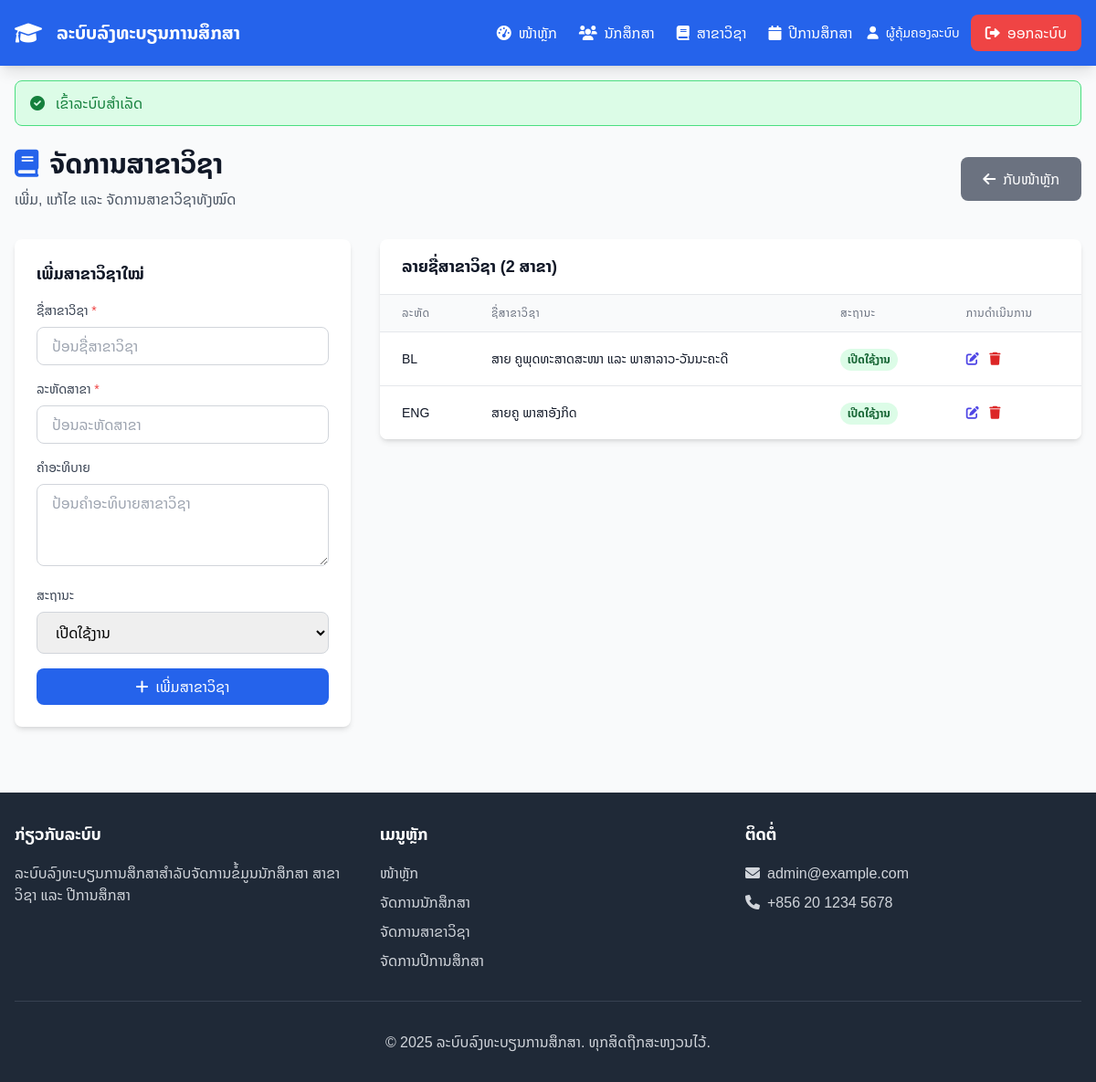
The page /views/majors/ (signed in) on the database its author committed.
### tables this page shows
CREATE TABLE `majors` (
  `id` int(11) NOT NULL,
  `name` varchar(100) NOT NULL,
  `code` varchar(10) DEFAULT NULL,
  `description` text DEFAULT NULL,
  `status` enum('active','inactive') NOT NULL DEFAULT 'active'
);

### controllers/AuthController.php (called while the page is built, shortened)
<?php
require_once __DIR__ . '/../config/database.php';
class AuthController {
    public static function isLoggedIn() {
        return isset($_SESSION['user_id']);
    }
    public static function isAdmin() {
        return isset($_SESSION['role']) && $_SESSION['role'] === 'admin';
    }
}
?>

### controllers/MajorController.php (called while the page is built, shortened)
<?php
require_once __DIR__ . '/../models/Major.php';
require_once __DIR__ . '/../config/database.php';
require_once __DIR__ . '/AuthController.php';
class MajorController {
    private $major;
    public function __construct() {
        $database = new Database();
        $this->db = $database->getConnection();
        $this->major = new Major($this->db);
    }
    public function getAll() {
        return $this->major->readAll();
    }
}
?>

### config/database.php (called while the page is built, shortened)
<?php
class Database {
    private $host = 'localhost';
    private $db_name = 'register-learning';
    private $username = 'root';
    private $password = '';
    public function getConnection() {
        $this->conn = null;
        try {
            $this->conn = new PDO(
                "mysql:host=" . $this->host . ";dbname=" . $this->db_name . ";charset=utf8",
                $this->username,
                $this->password,
                [
                    PDO::ATTR_ERRMODE => PDO::ERRMODE_EXCEPTION,
                    PDO::ATTR_DEFAULT_FETCH_MODE => PDO::FETCH_ASSOC,
                    PDO::ATTR_EMULATE_PREPARES => false
                ]
            );
        } catch(PDOException $exception) {
            die("ເກີດຂໍ້ຜິດພາດໃນການເຊື່ອມຕໍ່ຖານຂໍ້ມູນ: " . $exception->getMessage());
        }
        return $this->conn;
    }
}
?>

### models/Major.php (called while the page is built, shortened)
<?php
require_once __DIR__ . '/../config/database.php';
class Major {
    private $conn;
    private $table_name = "majors";
    public function __construct($db) {
        $this->conn = $db;
    }
    public function readAll() {
        $query = "SELECT * FROM " . $this->table_name . " ORDER BY name ASC";
        $stmt = $this->conn->prepare($query);
        $stmt->execute();
        return $stmt->fetchAll();
    }
}
?>

### views/majors/index.php (the view, shortened to what this page needs)
<?php
require_once __DIR__ . '/../../controllers/MajorController.php';
$majorController = new MajorController();
$majors = $majorController->getAll();
$edit_major = null;
include __DIR__ . '/../includes/header.php';
?>
<div class="flex flex-col md:flex-row md:items-center md:justify-between mb-8">
    <div>
        <h1 class="text-3xl font-bold text-gray-900 mb-2">
            <i class="fas fa-book mr-3 text-blue-600"></i>ຈັດການສາຂາວິຊາ
        </h1>
        <p class="text-gray-600">ເພີ່ມ, ແກ້ໄຂ ແລະ ຈັດການສາຂາວິຊາທັງໝົດ</p>
    </div>
    <div class="mt-4 md:mt-0">
        <a href="../dashboard.php" class="bg-gray-500 hover:bg-gray-600 text-white px-6 py-3 rounded-lg transition duration-200 inline-flex items-center">
            <i class="fas fa-arrow-left mr-2"></i>ກັບໜ້າຫຼັກ
        </a>
    </div>
</div>
<div class="grid grid-cols-1 lg:grid-cols-3 gap-8">
    <div class="lg:col-span-1">
        <div class="bg-white rounded-lg shadow-md p-6">
            <h2 class="text-lg font-semibold text-gray-900 mb-4">
                <?php echo $edit_major ? 'ແກ້ໄຂສາຂາວິຊາ' : 'ເພີ່ມສາຂາວິຊາໃໝ່'; ?>
            </h2>
            <form method="POST" class="space-y-4">
                <div>
                    <label for="name" class="block text-sm font-medium text-gray-700 mb-2">
                        ຊື່ສາຂາວິຊາ <span class="text-red-500">*</span>
                    </label>
                    <input type="text"
                           id="name"
                           name="name"
                           required
                           value="<?php echo htmlspecialchars($_POST['name'] ?? ($edit_major ? $edit_major->name : '')); ?>"
                           class="w-full px-4 py-2 border border-gray-300 rounded-lg focus:outline-none focus:ring-2 focus:ring-blue-500"
                           placeholder="ປ້ອນຊື່ສາຂາວິຊາ">
                </div>
                <div>
                    <label for="code" class="block text-sm font-medium text-gray-700 mb-2">
                        ລະຫັດສາຂາ <span class="text-red-500">*</span>
                    </label>
                    <input type="text"
                           id="code"
                           name="code"
                           required
                           value="<?php echo htmlspecialchars($_POST['code'] ?? ($edit_major ? $edit_major->code : '')); ?>"
                           class="w-full px-4 py-2 border border-gray-300 rounded-lg focus:outline-none focus:ring-2 focus:ring-blue-500"
                           placeholder="ປ້ອນລະຫັດສາຂາ">
                </div>
                <div>
                    <label for="description" class="block text-sm font-medium text-gray-700 mb-2">
                        ຄໍາອະທິບາຍ
                    </label>
                    <textarea id="description"
                              name="description"
                              rows="3"
                              class="w-full px-4 py-2 border border-gray-300 rounded-lg focus:outline-none focus:ring-2 focus:ring-blue-500"
                              placeholder="ປ້ອນຄໍາອະທິບາຍສາຂາວິຊາ"><?php echo htmlspecialchars($_POST['description'] ?? ($edit_major ? $edit_major->description : '')); ?></textarea>
                </div>
                <div>
                    <label for="status" class="block text-sm font-medium text-gray-700 mb-2">
                        ສະຖານະ
                    </label>
                    <select id="status"
                            name="status"
                            class="w-full px-4 py-2 border border-gray-300 rounded-lg focus:outline-none focus:ring-2 focus:ring-blue-500">
                        <?php
                        $selected_status = $_POST['status'] ?? ($edit_major ? $edit_major->status : 'active');
                        ?>
                        <option value="active" <?php echo $selected_status === 'active' ? 'selected' : ''; ?>>ເປີດໃຊ້ງານ</option>
                    </select>
                </div>
                <div class="flex items-center space-x-4">
                    <?php if ($edit_major): ?>
                    <button type="submit" class="flex-1 bg-blue-600 hover:bg-blue-700 text-white py-2 px-4 rounded-lg transition duration-200">
                        <i class="fas fa-save mr-2"></i>ອັບເດດ
                    </button>
                    <a href="index.php" class="flex-1 bg-gray-500 hover:bg-gray-600 text-white py-2 px-4 rounded-lg transition duration-200 text-center">
                        ຍົກເລີກ
                    </a>
                    <?php else: ?>
                    <button type="submit" class="w-full bg-blue-600 hover:bg-blue-700 text-white py-2 px-4 rounded-lg transition duration-200">
                        <i class="fas fa-plus mr-2"></i>ເພີ່ມສາຂາວິຊາ
                    </button>
                    <?php endif; ?>
                </div>
            </form>
        </div>
    </div>
    <div class="lg:col-span-2">
        <div class="bg-white rounded-lg shadow-md overflow-hidden">
            <div class="px-6 py-4 border-b border-gray-200">
                <h2 class="text-lg font-semibold text-gray-900">
                    ລາຍຊື່ສາຂາວິຊາ (<?php echo count($majors); ?> ສາຂາ)
                </h2>
            </div>
            <?php if (empty($majors)): ?>
            <div class="p-8 text-center">
                <i class="fas fa-book text-4xl text-gray-400 mb-4"></i>
                <p class="text-gray-500 text-lg">ຍັງບໍ່ມີສາຂາວິຊາໃນລະບົບ</p>
                <p class="text-gray-400 mt-2">ເພີ່ມສາຂາວິຊາໃໝ່ໂດຍໃຊ້ຟອມດ້ານຊ້າຍ</p>
            </div>
            <?php else: ?>
            <div class="overflow-x-auto">
                <table class="min-w-full divide-y divide-gray-200">
                    <thead class="bg-gray-50">
                        <tr>
                            <th class="px-6 py-3 text-left text-xs font-medium text-gray-500 uppercase tracking-wider">ລະຫັດ</th>
                            <th class="px-6 py-3 text-left text-xs font-medium text-gray-500 uppercase tracking-wider">ຊື່ສາຂາວິຊາ</th>
                            <th class="px-6 py-3 text-left text-xs font-medium text-gray-500 uppercase tracking-wider">ສະຖານະ</th>
                            <th class="px-6 py-3 text-left text-xs font-medium text-gray-500 uppercase tracking-wider">ການດໍາເນີນການ</th>
                        </tr>
                    </thead>
                    <tbody class="bg-white divide-y divide-gray-200">
                        <?php foreach ($majors as $major): ?>
                        <tr class="hover:bg-gray-50">
                            <td class="px-6 py-4 whitespace-nowrap text-sm font-medium text-gray-900">
                                <?php echo htmlspecialchars($major['code']); ?>
                            </td>
                            <td class="px-6 py-4 whitespace-nowrap">
                                <div class="text-sm font-medium text-gray-900">
                                    <?php echo htmlspecialchars($major['name']); ?>
                                </div>
                            </td>
                            <td class="px-6 py-4 whitespace-nowrap">
                                <span class="inline-flex px-2 py-1 text-xs font-semibold rounded-full <?php echo $major['status'] === 'active' ? 'bg-green-100 text-green-800' : 'bg-red-100 text-red-800'; ?>">
                                    <?php echo $major['status'] === 'active' ? 'ເປີດໃຊ້ງານ' : 'ປິດໃຊ້ງານ'; ?>
                                </span>
                            </td>
                            <td class="px-6 py-4 whitespace-nowrap text-sm font-medium space-x-2">
                                <a href="?edit=<?php echo $major['id']; ?>"
                                   class="text-indigo-600 hover:text-indigo-900" title="ແກ້ໄຂ">
                                    <i class="fas fa-edit"></i>
                                </a>
                                <a href="?delete=<?php echo $major['id']; ?>"
                                   class="text-red-600 hover:text-red-900" title="ລົບ"
                                   onclick="return confirmDelete('ທ່ານຕ້ອງການລົບສາຂາວິຊາ <?php echo htmlspecialchars($major['name']); ?> ແທ້ບໍ?')">
                                    <i class="fas fa-trash"></i>
                                </a>
                            </td>
                        </tr>
                        <?php endforeach; ?>
                    </tbody>
                </table>
            </div>
            <?php endif; ?>
        </div>
    </div>
</div>
<?php include __DIR__ . '/../includes/footer.php'; ?>

### views/includes/header.php (style rules this page uses)
body { font-family: 'Noto Sans Lao', sans-serif; }

### rows shown on the page
majors: code "BL", name "ສາຍ ຄູພຸດທະສາດສະໜາ ແລະ ພາສາລາວ-ວັນນະຄະດີ", status "ເປີດໃຊ້ງານ"
majors: code "ENG", name "ສາຍຄູ ພາສາອັງກິດ", status "ເປີດໃຊ້ງານ"

### other values the page prints
$_SESSION['full_name'] "ຜູ້ຄຸ້ມຄອງລະບົບ"
$_SESSION['success'] "ເຂົ້າລະບົບສໍາເລັດ"
count($majors) "2"
